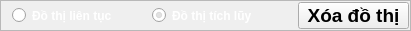
     <widget class="QFrame" name="frame_setChart">
      <property name="geometry">
       <rect>
        <x>510</x>
        <y>370</y>
        <width>411</width>
        <height>31</height>
       </rect>
      </property>
      <property name="frameShape">
       <enum>QFrame::StyledPanel</enum>
      </property>
      <property name="frameShadow">
       <enum>QFrame::Raised</enum>
      </property>
      <widget class="QRadioButton" name="radioButton_Continuously">
       <property name="geometry">
        <rect>
         <x>12</x>
         <y>2</y>
         <width>141</width>
         <height>27</height>
        </rect>
       </property>
       <property name="font">
        <font>
         <weight>75</weight>
         <bold>true</bold>
        </font>
       </property>
       <property name="styleSheet">
        <string notr="true">color: rgb(255, 255, 255);</string>
       </property>
       <property name="text">
        <string>Đồ thị liên tục</string>
       </property>
       <property name="checked">
        <bool>false</bool>
       </property>
      </widget>
      <widget class="QRadioButton" name="radioButton_Accumulation">
       <property name="geometry">
        <rect>
         <x>152</x>
         <y>2</y>
         <width>131</width>
         <height>27</height>
        </rect>
       </property>
       <property name="font">
        <font>
         <weight>75</weight>
         <bold>true</bold>
        </font>
       </property>
       <property name="styleSheet">
        <string notr="true">color: rgb(255, 255, 255);</string>
       </property>
       <property name="text">
        <string>Đồ thị tích lũy</string>
       </property>
       <property name="checked">
        <bool>true</bool>
       </property>
      </widget>
      <widget class="QPushButton" name="pushButton_ClearChart">
       <property name="geometry">
        <rect>
         <x>298</x>
         <y>2</y>
         <width>111</width>
         <height>27</height>
        </rect>
       </property>
       <property name="font">
        <font>
         <pointsize>14</pointsize>
         <weight>75</weight>
         <bold>true</bold>
        </font>
       </property>
       <property name="text">
        <string>Xóa đồ thị</string>
       </property>
      </widget>
     </widget>
